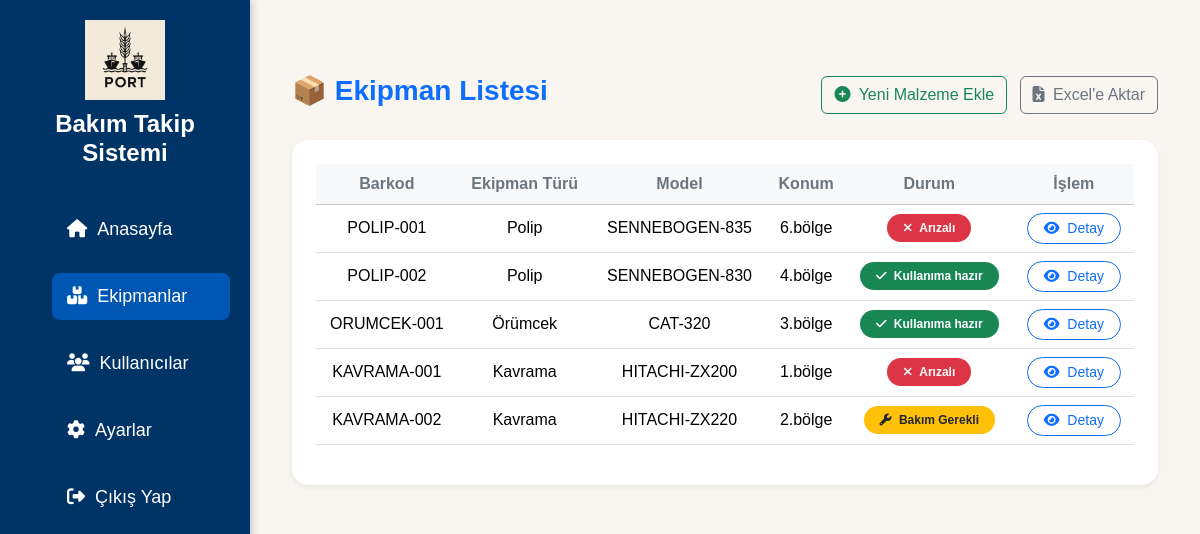
The app's page /malzemeler (signed in), older data.
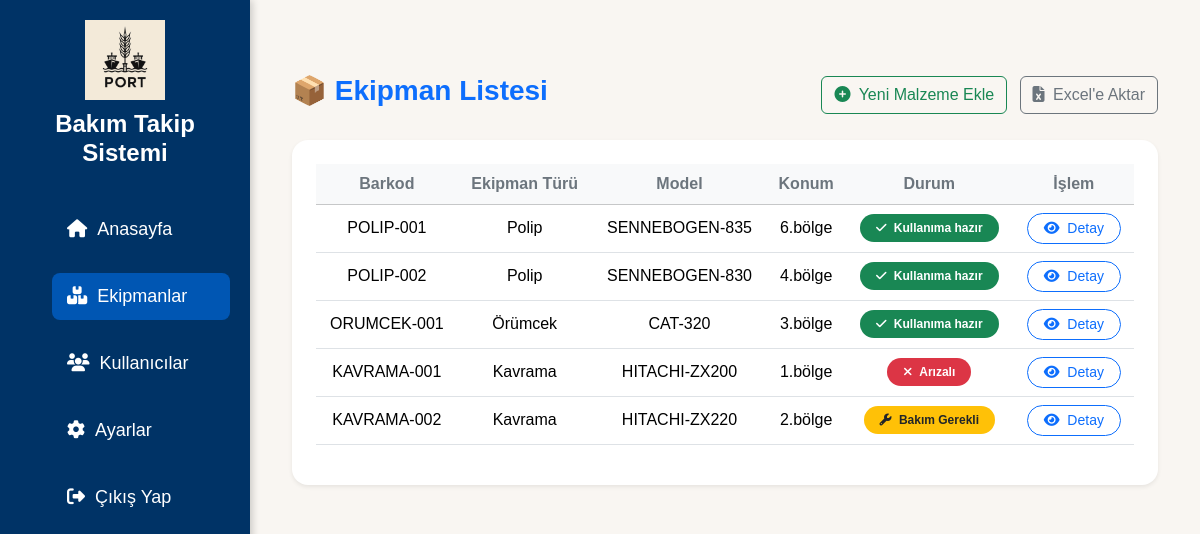
The same page, newer data.
### app/models.py (models this page shows)
class Parca(db.Model):
    __tablename__ = 'parcalar'
    id = db.Column(db.Integer, primary_key=True)
    barcode = db.Column(db.String(100), unique=True, nullable=False)
    ekipman_turu = db.Column(db.String(100), nullable=False)
    model_adi = db.Column(db.String(100), nullable=False)
    konum = db.Column(db.String(100), nullable=False)
    durum = db.Column(db.String(50), nullable=False)
    bir_sonraki_bakim = db.Column(db.Date, nullable=True)
    son_bakim_tarihi = db.Column(db.Date, nullable=True)
    bakim_dongusu = db.Column(db.String(50), nullable=True)
    bakim_durum = db.Column(db.String(50), nullable=True)  # ✅ تمت إضافته
    notlar = db.Column(db.Text, nullable=True)              # ✅ تمت إضافته
    kisa_aciklama = db.Column(db.Text, nullable=True)
    yuk_kapasitesi = db.Column(db.String(50), nullable=True)
    sorumlu_kisi = db.Column(db.String(100), nullable=True)
    created_at = db.Column(db.DateTime, default=datetime.utcnow)
    bakim_kayitlari = db.relationship('BakimKaydi', backref='parca', lazy=True)

### app/routes.py (the view)
@main.route('/malzemeler')
@login_required
def malzeme_listesi():
    parcalar = Parca.query.all()
    return render_template('malzemeler.html', parcalar=parcalar)

### app/__init__.py (called while the page is built)
def create_app():
    app = Flask(__name__)
    app.config.from_object('config.Config')
    db.init_app(app)
    login_manager.init_app(app)
    migrate.init_app(app, db)  # ✅ جديد
    login_manager.login_view = 'auth.login'
    @login_manager.user_loader
    def load_user(user_id):
        return User.query.get(int(user_id))
    app.register_blueprint(main)
    app.register_blueprint(auth)
    app.register_blueprint(api)  # ✅ API
    return app

### app/templates/malzemeler.html
{% extends 'layout.html' %}
{% block content %}
<div class="container-fluid mt-4">
    <div class="d-flex justify-content-between align-items-center mb-4">
        <h3 class="fw-bold text-primary">📦 Ekipman Listesi</h3>
        <div>
            <a href="{{ url_for('main.add_parca') }}" class="btn btn-outline-success me-2">
                <i class="fas fa-plus-circle me-1"></i> Yeni Malzeme Ekle
            </a>
            <a href="{{ url_for('main.export_excel') }}" class="btn btn-outline-secondary">
                <i class="fas fa-file-excel me-1"></i> Excel'e Aktar
            </a>
        </div>
    </div>
    <div class="card border-0 shadow-sm rounded-4">
        <div class="card-body p-4">
            <table class="table table-hover align-middle text-center">
                <thead class="table-light">
                    <tr class="align-middle">
                        <th class="text-secondary">Barkod</th>
                        <th class="text-secondary">Ekipman Türü</th>
                        <th class="text-secondary">Model</th>
                        <th class="text-secondary">Konum</th>
                        <th class="text-secondary">Durum</th>
                        <th class="text-secondary">İşlem</th>
                    </tr>
                </thead>
                <tbody>
                    {% for parca in parcalar %}
                    <tr>
                        <td class="fw-medium">{{ parca.barcode }}</td>
                        <td>{{ parca.ekipman_turu }}</td>
                        <td>{{ parca.model_adi }}</td>
                        <td>{{ parca.konum }}</td>
                        <td>
                            {% if parca.durum == 'Kullanıma hazır' %}
                                <span class="badge bg-success py-2 px-3 rounded-pill"><i class="fas fa-check me-1"></i> {{ parca.durum }}</span>
                            {% elif parca.durum == 'Bakım Gerekli' %}
                                <span class="badge bg-warning text-dark py-2 px-3 rounded-pill"><i class="fas fa-wrench me-1"></i> {{ parca.durum }}</span>
                            {% elif parca.durum == 'Arızalı' %}
                                <span class="badge bg-danger py-2 px-3 rounded-pill"><i class="fas fa-times me-1"></i> {{ parca.durum }}</span>
                            {% else %}
                                <span class="badge bg-secondary py-2 px-3 rounded-pill">{{ parca.durum }}</span>
                            {% endif %}
                        </td>
                        <td>
                            <a href="{{ url_for('main.detail', parca_id=parca.id) }}" class="btn btn-sm btn-outline-primary rounded-pill px-3">
                                <i class="fas fa-eye me-1"></i> Detay
                            </a>
                        </td>
                    </tr>
                    {% endfor %}
                </tbody>
            </table>
        </div>
    </div>
</div>
{% endblock %}

### app/templates/layout.html (shortened to what this page needs)
<!DOCTYPE html>
<html lang="tr">
<head>
    <link href="https://cdn.jsdelivr.net/npm/bootstrap@5.3.2/dist/css/bootstrap.min.css" rel="stylesheet">
    <link rel="stylesheet" href="https://cdnjs.cloudflare.com/ajax/libs/font-awesome/6.5.1/css/all.min.css">
    <link rel="stylesheet" href="{{ url_for('static', filename='css/style.css') }}">
</head>
<body>
    {% include 'sidebar.html' %}
    <div class="main-content">
        {% block content %}
        {% endblock %}
    </div>
</body>
</html>

### app/templates/sidebar.html
<div class="sidebar">
    <div class="sidebar-logo">
        <img src="{{ url_for('static', filename='images/logo.png') }}" alt="Logo">
        <h2>{{ setting.site_name if setting else "Bakım Takip Sistemi" }}</h2>
    </div>
    <ul class="sidebar-menu">
        <li><a href="{{ url_for('main.dashboard') }}" class="{% if request.endpoint == 'main.dashboard' %}active{% endif %}">
            <i class="fas fa-home"></i> Anasayfa
        </a></li>
        <li><a href="{{ url_for('main.malzeme_listesi') }}" class="{% if request.endpoint == 'main.malzeme_listesi' %}active{% endif %}">
            <i class="fas fa-boxes"></i> Ekipmanlar
        </a></li>
        <li><a href="{{ url_for('main.users') }}" class="{% if request.endpoint == 'main.users' %}active{% endif %}">
            <i class="fas fa-users"></i> Kullanıcılar
        </a></li>
        <li><a href="{{ url_for('main.settings') }}" class="{% if request.endpoint == 'main.settings' %}active{% endif %}">
            <i class="fas fa-cog"></i> Ayarlar
        </a></li>
        <li><a href="{{ url_for('main.logout') }}">
            <i class="fas fa-sign-out-alt"></i> Çıkış Yap
        </a></li>
    </ul>
</div>

### app/static/css/style.css (style rules this page uses)
* { margin: 0; padding: 0; box-sizing: border-box; }
body { font-family: 'Poppins', sans-serif; background-color: #f3f6fa; color: #333; }
.sidebar { position: fixed; left: 0; top: 0; width: 250px; height: 100%; background-color: #003366; padding: 20px; display: flex; flex-direction: column; align-items: center; box-shadow: 2px 0 8px rgba(0, 0, 0, 0.2); }
.sidebar-logo { text-align: center; margin-bottom: 30px; }
.sidebar-logo img { width: 80px; height: 80px; object-fit: contain; margin-bottom: 10px; }
.sidebar-logo h2 { color: white; font-size: 24px; font-weight: 700; }
.sidebar-menu { list-style: none; width: 100%; }
.sidebar-menu li { width: 100%; margin-bottom: 20px; }
.sidebar-menu li a { text-decoration: none; color: white; font-size: 18px; padding: 10px 15px; display: flex; align-items: center; gap: 10px; border-radius: 8px; transition: background-color 0.3s ease; }
.sidebar-menu li a:hover, .sidebar-menu li a.active { background-color: #0056b3; }
.main-content { margin-left: 250px; padding: 30px; }
body { background-color: #f9f6f2; }
.container-fluid { padding-top: 20px; padding-bottom: 40px; }

Row changes from the older to the newer data that the page shows:
changed Parca "POLIP-001": durum "Arızalı" → "Kullanıma hazır"
